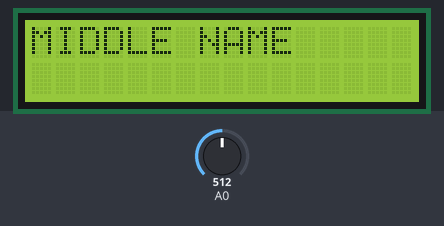
A sketch run on a simulated Arduino Uno, built with avr-gcc and run on an emulated ATmega328P. Shown: 16×2 character LCD. The test bench sets the inputs (shaded band); at power-on: A0 = 512. What the sketch prints to the serial monitor is not drawn.

Above: at 2.2 s.
2.3 s: A0 set to 671
4.8 s: A0 set to 694
At 6.8 s:
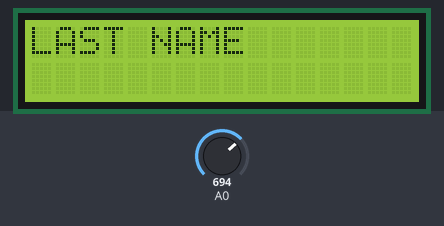
9.3 s: A0 set to 511
At 10.4 s:
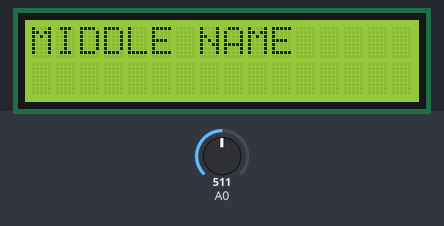
13.8 s: A0 set to 356
15.8 s: A0 set to 320
At 17.7 s:
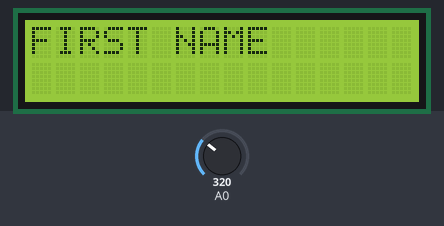
Timing chart, 0 to 19.2 s (numbered marks = the images above; inputs shaded):
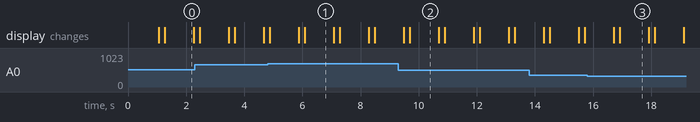

Measured:
- the behaviour switches between 685 and 686 on A0 (found by bisection; images 0 and 1)
- the behaviour switches between 338 and 337 on A0 (found by bisection; images 2 and 3)
- after the input at 4.8 s, the display: first differs from a run without the input after 1.3 s (image 1)
- after the input at 9.3 s, the display: first differs from a run without the input after 0.40 s (image 2)
- after the input at 15.8 s, the display: first differs from a run without the input after 1.1 s (image 3)
- what the display in image 0 shows lasts 1.0 s, from 1.3 s to 2.3 s

The sketch:

EE120_LCD.ino.ino
```cpp
#include <LiquidCrystal.h>
#define POT 0

LiquidCrystal lcd(12, 11, 5, 4, 3, 2);

void setup() {
  Serial.begin(9600);
  lcd.begin(16, 2);
  lcd.print("FIRST NAME");
  delay(1000);
  lcd.clear();
}

void loop() {
  int data = analogRead(A0);
  int percentage = map(data, 0, 1023, 0, 100);
  delay(200);
  Serial.print("Potentiometer at ");
  Serial.print(percentage);
  Serial.print(" %\n");
  if(percentage < 33){
    lcd.print("FIRST NAME");
  }
  else if (percentage > 66){
    lcd.print("LAST NAME");
  }
  else{
    lcd.print("MIDDLE NAME");
  }
  delay(1000);
  lcd.clear();
}
```
